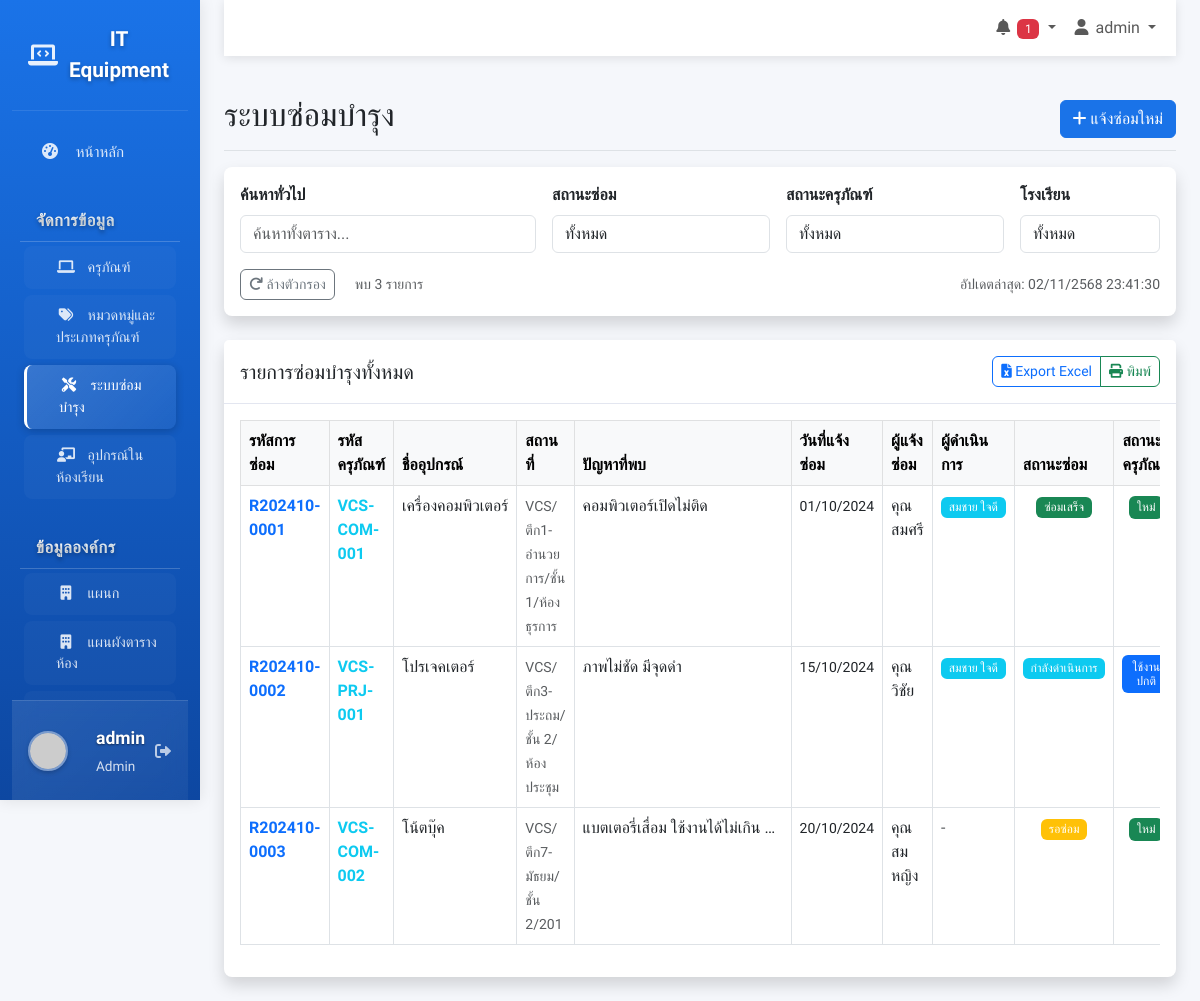
/maintenance.php (signed in), run on the app's committed database.
### tables this page shows
CREATE TABLE IF NOT EXISTS maintenance_requests (
    id INT AUTO_INCREMENT PRIMARY KEY COMMENT 'รหัสการซ่อม (Primary Key)',
    repair_code VARCHAR(20) NOT NULL UNIQUE COMMENT 'รหัสใบแจ้งซ่อม',
    equipment_id INT NOT NULL COMMENT 'รหัสครุภัณฑ์ (Foreign Key)',
    report_date DATE NOT NULL COMMENT 'วันที่แจ้งซ่อม',
    problem_description TEXT NOT NULL COMMENT 'รายละเอียดปัญหา',
    reported_by VARCHAR(100) NOT NULL COMMENT 'ผู้แจ้งซ่อม',
    assigned_technician VARCHAR(100) COMMENT 'ช่างผู้รับผิดชอบ',
    repair_status VARCHAR(50) DEFAULT 'รอซ่อม' COMMENT 'สถานะการซ่อม',
    solution_description TEXT COMMENT 'รายละเอียดการแก้ไข',
    repair_cost DECIMAL(10,2) DEFAULT 0 COMMENT 'ค่าใช้จ่ายในการซ่อม',
    completed_date DATE COMMENT 'วันที่ซ่อมเสร็จสิ้น',
    location_school VARCHAR(200) COMMENT 'โรงเรียนที่ตั้งครุภัณฑ์',
    location_building VARCHAR(100) COMMENT 'ตึกที่ตั้งครุภัณฑ์',
    location_floor VARCHAR(50) COMMENT 'ชั้นที่ตั้งครุภัณฑ์',
    location_room VARCHAR(100) COMMENT 'ห้องที่ตั้งครุภัณฑ์',
    created_at TIMESTAMP DEFAULT CURRENT_TIMESTAMP COMMENT 'วันที่สร้างบันทึก',
    updated_at TIMESTAMP DEFAULT CURRENT_TIMESTAMP ON UPDATE CURRENT_TIMESTAMP COMMENT 'วันที่แก้ไขล่าสุด',
    FOREIGN KEY (equipment_id) REFERENCES equipment(id) ON DELETE CASCADE,
    INDEX idx_repair_code (repair_code),
    INDEX idx_equipment_id (equipment_id),
    INDEX idx_repair_status (repair_status),
    INDEX idx_report_date (report_date),
    INDEX idx_location (location_school, location_building)
);

CREATE TABLE IF NOT EXISTS equipment (
    id INT AUTO_INCREMENT PRIMARY KEY COMMENT 'รหัสครุภัณฑ์ (Primary Key)',
    equipment_code VARCHAR(50) NOT NULL UNIQUE COMMENT 'รหัสครุภัณฑ์สำหรับอ้างอิง',
    equipment_name VARCHAR(200) NOT NULL COMMENT 'ชื่อครุภัณฑ์',
    category_id INT COMMENT 'รหัสหมวดหมู่หลัก (Foreign Key)',
    subcategory_id INT COMMENT 'รหัสหมวดหมู่ย่อย (Foreign Key)',
    brand_name VARCHAR(100) COMMENT 'ยี่ห้อครุภัณฑ์',
    model_name VARCHAR(100) COMMENT 'รุ่นครุภัณฑ์',
    serial_number VARCHAR(100) COMMENT 'หมายเลขซีเรียล',
    purchase_date DATE COMMENT 'วันที่จัดซื้อ',
    warranty_expiry_date DATE COMMENT 'วันที่หมดประกัน',
    purchase_price DECIMAL(10,2) DEFAULT 0 COMMENT 'ราคาจัดซื้อ',
    supplier_name VARCHAR(200) COMMENT 'ชื่อผู้จัดจำหน่าย',
    equipment_status VARCHAR(50) DEFAULT 'ใหม่' COMMENT 'สถานะครุภัณฑ์',
    location_school VARCHAR(200) COMMENT 'โรงเรียนที่ตั้ง',
    location_building VARCHAR(100) COMMENT 'ตึก/อาคารที่ตั้ง',
    location_floor VARCHAR(50) COMMENT 'ชั้นที่ตั้ง',
    location_room VARCHAR(100) COMMENT 'ห้องที่ตั้ง',
    responsible_person VARCHAR(100) COMMENT 'ผู้รับผิดชอบครุภัณฑ์',
    notes TEXT COMMENT 'หมายเหตุเพิ่มเติม',
    image_path VARCHAR(255) COMMENT 'เส้นทางเก็บรูปภาพ',
    created_at TIMESTAMP DEFAULT CURRENT_TIMESTAMP COMMENT 'วันที่สร้างบันทึก',
    updated_at TIMESTAMP DEFAULT CURRENT_TIMESTAMP ON UPDATE CURRENT_TIMESTAMP COMMENT 'วันที่แก้ไขล่าสุด',
    FOREIGN KEY (category_id) REFERENCES equipment_categories(id) ON DELETE SET NULL,
    FOREIGN KEY (subcategory_id) REFERENCES equipment_subcategories(id) ON DELETE SET NULL,
    INDEX idx_equipment_code (equipment_code),
    INDEX idx_category_id (category_id),
    INDEX idx_equipment_status (equipment_status),
    INDEX idx_location (location_school, location_building, location_floor, location_room),
    INDEX idx_purchase_date (purchase_date)
);

### maintenance.php (the view, shortened to what this page needs)
<?php
require_once 'includes/header.php';
$maintenance_query = "SELECT mr.*, e.equipment_code, e.equipment_name, e.equipment_status,
                             ec.category_name, es.subcategory_name
                      FROM maintenance_requests mr
                      JOIN equipment e ON mr.equipment_id = e.id
                      LEFT JOIN equipment_categories ec ON e.category_id = ec.id
                      LEFT JOIN equipment_subcategories es ON e.subcategory_id = es.id
                      ORDER BY mr.created_at DESC";
$maintenance_list = $db->query($maintenance_query)->fetchAll(PDO::FETCH_ASSOC);
$schools_short = [
    "โรงเรียนวารีเชียงใหม่" => "VCS",
    "โรงเรียนอนุบาลวารีเชียงใหม่" => "VKS",
    "โรงเรียนนานาชาติวารีเชียงใหม่" => "VCIS"
];
?>
<?php
include 'includes/sidebar.php';
?>
<main class="col-md-9 ms-sm-auto col-lg-10 px-md-4">
    <?php include 'includes/navbar.php'; ?>
    <div class="d-flex justify-content-between flex-wrap flex-md-nowrap align-items-center pt-3 pb-2 mb-3 border-bottom">
        <h1 class="h2">ระบบซ่อมบำรุง</h1>
        <button type="button" class="btn btn-primary" data-bs-toggle="modal" data-bs-target="#maintenanceModal" onclick="clearForm()">
            <i class="fas fa-plus"></i> แจ้งซ่อมใหม่
        </button>
    </div>
    <div class="card shadow mb-4">
        <div class="card-body">
            <div class="row g-3">
                <div class="col-md-4">
                    <label class="form-label fw-bold">ค้นหาทั่วไป</label>
                    <input type="text" class="form-control" id="globalSearch" placeholder="ค้นหาทั้งตาราง..." onkeyup="filterTable()">
                </div>
                <div class="col-md-3">
                    <label class="form-label fw-bold">สถานะซ่อม</label>
                    <select class="form-control" id="statusFilter" onchange="filterTable()">
                        <option value="">ทั้งหมด</option>
                    </select>
                </div>
                <div class="col-md-3">
                    <label class="form-label fw-bold">สถานะครุภัณฑ์</label>
                    <select class="form-control" id="equipmentStatusFilter" onchange="filterTable()">
                        <option value="">ทั้งหมด</option>
                    </select>
                </div>
                <div class="col-md-2">
                    <label class="form-label fw-bold">โรงเรียน</label>
                    <select class="form-control" id="schoolFilter" onchange="filterTable()">
                        <option value="">ทั้งหมด</option>
                    </select>
                </div>
            </div>
            <div class="row mt-3">
                <div class="col-12">
                    <div class="d-flex justify-content-between align-items-center">
                        <div>
                            <button type="button" class="btn btn-outline-secondary btn-sm" onclick="clearFilters()">
                                <i class="fas fa-redo"></i> ล้างตัวกรอง
                            </button>
                            <span class="ms-3 text-muted small" id="filterResultCount"></span>
                        </div>
                        <div class="text-muted small">
                            <span id="currentTime"></span>
                        </div>
                    </div>
                </div>
            </div>
        </div>
    </div>
    <div class="card shadow mb-4">
        <div class="card-header py-3 d-flex justify-content-between align-items-center">
            <h5 class="m-0 font-weight-bold">รายการซ่อมบำรุงทั้งหมด</h5>
            <div class="btn-group">
                <button type="button" class="btn btn-outline-primary btn-sm" onclick="exportToExcel()">
                    <i class="fas fa-file-excel"></i> Export Excel
                </button>
                <button type="button" class="btn btn-outline-success btn-sm" onclick="printTable()">
                    <i class="fas fa-print"></i> พิมพ์
                </button>
            </div>
        </div>
        <div class="card-body">
            <div class="table-responsive">
                <table class="table table-bordered table-hover" id="maintenanceTable" width="100%" cellspacing="0">
                    <thead class="table-light">
                        <tr>
                            <th width="120">รหัสการซ่อม</th>
                            <th width="110">รหัสครุภัณฑ์</th>
                            <th width="150">ชื่ออุปกรณ์</th>
                            <th width="150">สถานที่</th>
                            <th>ปัญหาที่พบ</th>
                            <th width="110">วันที่แจ้งซ่อม</th>
                            <th width="120">ผู้แจ้งซ่อม</th>
                            <th width="120">ผู้ดำเนินการ</th>
                            <th width="100">สถานะซ่อม</th>
                            <th width="100">สถานะครุภัณฑ์</th>
                        </tr>
                    </thead>
                    <tbody>
                        <?php foreach($maintenance_list as $maintenance): ?>
                        <tr>
                            <td>
                                <strong class="text-primary"><?php echo $maintenance['repair_code']; ?></strong>
                            </td>
                            <td>
                                <a href="equipment_detail.php?id=<?php echo $maintenance['equipment_id']; ?>" class="text-decoration-none" title="ดูรายละเอียดอุปกรณ์">
                                    <strong class="text-info"><?php echo $maintenance['equipment_code']; ?></strong>
                                </a>
                            </td>
                            <td>
                                <div style="max-width: 150px; overflow: hidden; text-overflow: ellipsis; white-space: nowrap;"
                                     title="<?php echo htmlspecialchars($maintenance['equipment_name']); ?>">
                                    <?php echo $maintenance['equipment_name']; ?>
                                </div>
                            </td>
                            <td>
                                <small class="text-muted">
                                    <?php
                                    $location_parts = [];
                                    if ($maintenance['location_school']) {
                                        $school_short = $schools_short[$maintenance['location_school']] ?? $maintenance['location_school'];
                                        $location_parts[] = $school_short;
                                    }
                                    if ($maintenance['location_building']) $location_parts[] = $maintenance['location_building'];
                                    if ($maintenance['location_floor']) $location_parts[] = $maintenance['location_floor'];
                                    if ($maintenance['location_room']) $location_parts[] = $maintenance['location_room'];
                                    echo implode('/', $location_parts);
                                    ?>
                                </small>
                            </td>
                            <td>
                                <div style="max-width: 200px; overflow: hidden; text-overflow: ellipsis; white-space: nowrap;"
                                     title="<?php echo htmlspecialchars($maintenance['problem_description']); ?>">
                                    <?php echo mb_substr($maintenance['problem_description'], 0, 50) . (mb_strlen($maintenance['problem_description']) > 50 ? '...' : ''); ?>
                                </div>
                            </td>
                            <td class="text-center">
                                <small data-sort="<?php echo $maintenance['report_date']; ?>">
                                    <?php echo date('d/m/Y', strtotime($maintenance['report_date'])); ?>
                                </small>
                            </td>
                            <td><?php echo $maintenance['reported_by']; ?></td>
                            <td>
                                <?php if ($maintenance['assigned_technician']): ?>
                                    <span class="badge bg-info"><?php echo $maintenance['assigned_technician']; ?></span>
                                <?php else: ?>
                                    <span class="text-muted">-</span>
                                <?php endif; ?>
                            </td>
                            <td class="text-center">
                                <?php
                                $repairStatus_badge = [
                                    'รอซ่อม' => 'warning',
                                    'กำลังดำเนินการ' => 'info',
                                    'ซ่อมเสร็จ' => 'success',
                                    'ยกเลิก' => 'danger'
                                ];
                                $status_class = $repairStatus_badge[$maintenance['repair_status']] ?? 'secondary';
                                ?>
                                <span class="badge bg-<?php echo $status_class; ?>">
                                    <?php echo $maintenance['repair_status']; ?>
                                </span>
                            </td>
                            <td class="text-center">
                                <?php
                                $equip_status_badge = [
                                    'ใหม่' => 'success',
                                    'ใช้งานปกติ' => 'primary',
                                    'รอซ่อม' => 'warning',
                                    'กำลังซ่อม' => 'info',
                                    'ชำรุด' => 'danger',
                                    'จำหน่ายแล้ว' => 'secondary'
                                ];
                                $equip_status_class = $equip_status_badge[$maintenance['equipment_status']] ?? 'secondary';
                                ?>
                                <span class="badge bg-<?php echo $equip_status_class; ?>" style="max-width: 120px; white-space: normal; word-wrap: break-word; line-height: 1.2;">
                                    <?php echo $maintenance['equipment_status']; ?>
                                </span>
                            </td>
                        </tr>
                        <?php endforeach; ?>
                    </tbody>
                </table>
            </div>
        </div>
    </div>
</main>
<?php
require_once 'includes/footer.php';
?>

### css/style.css (style rules this page uses)
:root { --primary: #1a73e8; --primary-dark: #0d47a1; --secondary: #6c757d; --success: #28a745; --info: #17a2b8; --warning: #ffc107; --danger: #dc3545; --light: #f8f9fa; --dark: #343a40; }
body { font-family: 'Prompt', sans-serif; background-color: #f5f7fb; }
.card { border: none; border-radius: 0.5rem; box-shadow: 0 0.15rem 1.75rem 0 rgba(58, 59, 69, 0.15); margin-bottom: 1.5rem; }
.card-header { background-color: white; border-bottom: 1px solid #e3e6f0; font-weight: 600; }
.btn { border-radius: 0.375rem; font-weight: 500; }
.btn-primary { background-color: var(--primary); border-color: var(--primary); }
.table-responsive { overflow-x: auto; }
.form-label { font-weight: 500; }
.card { transition: box-shadow 0.3s ease; }
.badge { font-weight: 500; }

### includes/header.php (style rules this page uses)
:root { --primary: #1a73e8; --primary-dark: #0d47a1; --secondary: #6c757d; --success: #28a745; --info: #17a2b8; --warning: #ffc107; --danger: #dc3545; --light: #f8f9fa; --dark: #343a40; }
body { font-family: 'Prompt', sans-serif; background-color: #f5f7fb; }

### data on the page
maintenance_requests: repair_code "R202410-0001", equipment.equipment_code "VCS-COM-001", equipment.equipment_name "เครื่องคอมพิวเตอร์", location_parts "VCS/ตึก1-อำนวยการ/ชั้น 1/ห้องธุรการ", problem_description "คอมพิวเตอร์เปิดไม่ติด", report_date "01/10/2024", reported_by "คุณสมศรี", assigned_technician "สมชาย ใจดี", repair_status "ซ่อมเสร็จ", equipment.equipment_status "ใหม่"
maintenance_requests: repair_code "R202410-0002", equipment.equipment_code "VCS-PRJ-001", equipment.equipment_name "โปรเจคเตอร์", location_parts "VCS/ตึก3-ประถม/ชั้น 2/ห้องประชุม", problem_description "ภาพไม่ชัด มีจุดดำ", report_date "15/10/2024", reported_by "คุณวิชัย", assigned_technician "สมชาย ใจดี", repair_status "กำลังดำเนินการ", equipment.equipment_status "ใช้งานปกติ"
maintenance_requests: repair_code "R202410-0003", equipment.equipment_code "VCS-COM-002", equipment.equipment_name "โน้ตบุ๊ค", location_parts "VCS/ตึก7-มัธยม/ชั้น 2/201", problem_description "แบตเตอรี่เสื่อม ใช้งานได้ไม่เกิน…", report_date "20/10/2024", reported_by "คุณสมหญิง", repair_status "รอซ่อม", equipment.equipment_status "ใหม่"

### other printed values
$_SESSION['username'] "admin"
$_SESSION['role'] "Admin"
$pending_count "1"
